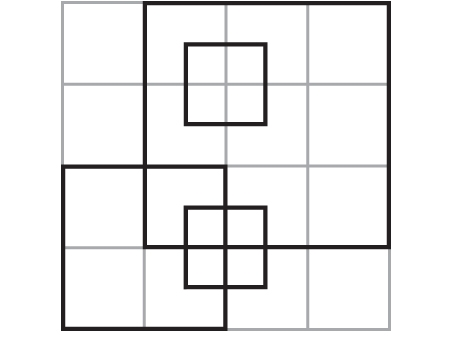
#> input picture box.jpg, 454 x 353 px
$ python 1Harris.py
#> lines starting #> are read from the running program, lines starting #| are printed output that depends on the picture; after the words box and inside, x2 and y2 are one past the last pixel; in counts of white or black regions, pixels touching at a corner belong together
import cv2
import numpy as np
import matplotlib.pyplot as plt

# Read the image
image=cv2.imread("box.jpg",1)
#> image is the input picture: shape (353, 454, 3); mean B, G, R 239.3, 239.2, 239.4
# Convert to grayscale
gray = cv2.cvtColor(image, cv2.COLOR_BGR2GRAY)

# Apply Harris Corner Detection
dst = cv2.cornerHarris(gray, 2, 5, 0.04)
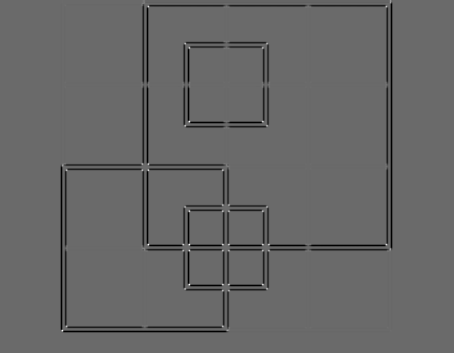
#> dst: shape (353, 454) float32; min -1.89, max 2.63, mean -0.0625; drawn with min black and max white

# Dilate the result for better visualization
dst = cv2.dilate(dst, None)
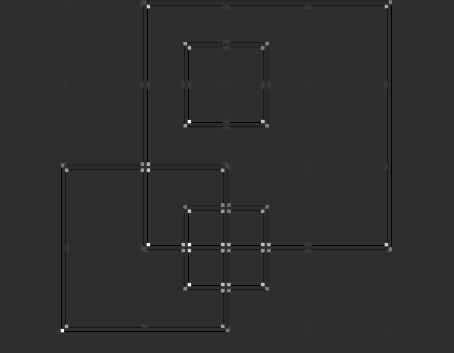
#> dst: shape (353, 454) float32; min -0.585, max 2.63, mean -0.0031; drawn with min black and max white

# Threshold for corner points
threshold = 0.01 * dst.max()
#> threshold = 0.0263
image[dst > threshold] = [0, 0, 255]  # Mark corners in red
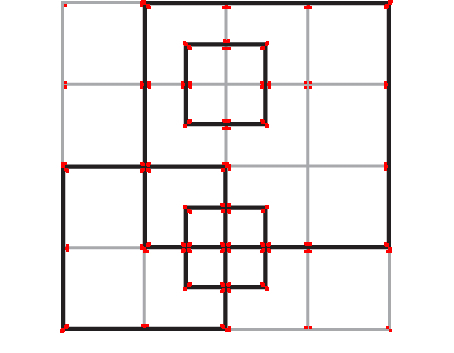
#> image: shape (353, 454, 3); 1.16% of pixels changed, all inside (x1, y1, x2, y2) = (60, 0, 393, 333)

# Display the result
plt.imshow(cv2.cvtColor(image, cv2.COLOR_BGR2RGB))
plt.title("Harris Corner Detection")
plt.show()
